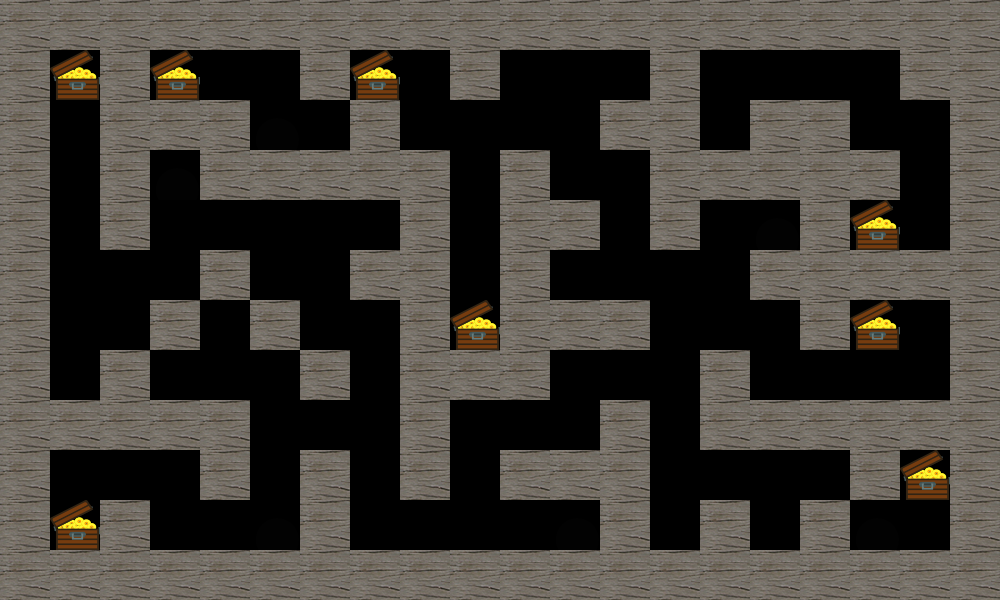

This game map was drawn from its Tiled (.tmx) file and the tilesets committed beside it. A one-line description and the full map source follow:
An orthogonal 20x12 tile map with 50x50 px tiles, 1 tile layer (圖塊層 1), 3 tilesets.

<map version="1.9" tiledversion="1.9.0" orientation="orthogonal" renderorder="right-down" width="20" height="12" tilewidth="50" tileheight="50" infinite="0" nextlayerid="2" nextobjectid="1">
 <tileset firstgid="1" source="wood 3.tsx" />
 <tileset firstgid="82" source="treasure.tsx" />
 <tileset firstgid="83" source="bomb.tsx" />
 <layer id="1" name="圖塊層 1" width="20" height="12">
  <data encoding="csv">
1,1,1,1,1,1,1,1,1,1,1,1,1,1,1,1,1,1,1,1,
1,82,1,82,0,0,1,82,0,1,0,0,0,1,0,0,0,0,1,1,
1,0,1,1,1,83,0,1,0,0,0,0,1,1,0,1,1,0,0,1,
1,0,1,83,1,1,1,1,1,0,1,0,0,1,1,1,1,1,0,1,
1,0,1,0,0,0,0,0,1,0,1,1,0,1,0,83,1,82,0,1,
1,0,0,0,1,0,0,1,1,0,1,0,0,0,0,1,1,1,1,1,
1,0,0,1,0,1,0,0,1,82,1,1,1,0,0,0,1,82,0,1,
1,0,1,0,0,0,1,0,1,1,1,0,0,0,1,0,0,0,0,1,
1,1,1,1,1,0,0,0,1,0,0,0,1,0,1,1,1,1,1,1,
1,0,0,0,1,0,1,0,1,0,1,1,1,0,0,0,0,1,82,1,
1,82,1,0,0,83,1,0,0,0,0,83,1,0,1,0,1,83,0,1,
1,1,1,1,1,1,1,1,1,1,1,1,1,1,1,1,1,1,1,1
</data>
 </layer>
</map>
